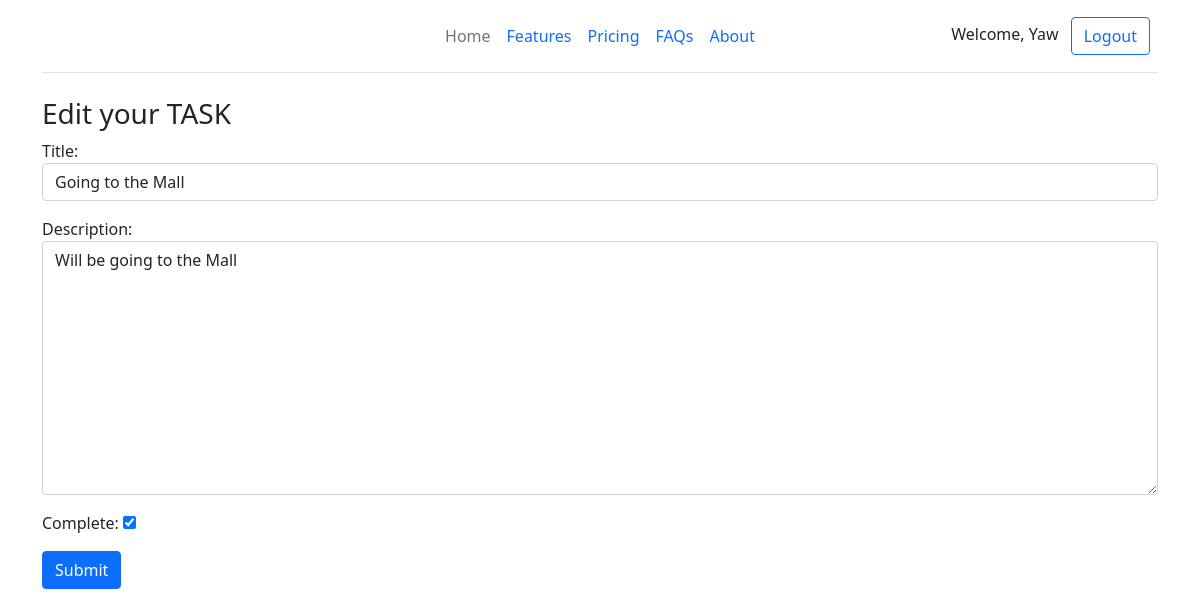
The page /update/1/ (signed in) on the database its author committed.
### base/models.py (models this page shows, shortened)
class Task(models.Model):
    user = models.ForeignKey(User,on_delete=models.CASCADE,null=True)
    title = models.CharField(max_length=200)
    description = models.TextField(null=False,blank=True)
    complete = models.BooleanField(default=False)
    created = models.DateTimeField(auto_now_add=True)
    class Meta:
        verbose_name = "Task"
        verbose_name_plural = "Task"
        ordering = ['complete']

### base/views.py (the view)
# urls.py: path("update/<int:pk>/", TaskUpdate.as_view(), name= "update"),
class TaskUpdate(LoginRequiredMixin,UpdateView):
    model = Task
    form_class = TaskForm
    template_name = "base/update.html"
    success_url = reverse_lazy('index')

### base/forms.py
class TaskForm(forms.ModelForm):
    class Meta:
        model = Task
        fields = ("title",'description','complete')
        widgets = {
            'title': forms.TextInput(attrs={'class': 'form-control','placeholder':'Enter your List Title'}) ,
            'description': forms.Textarea(attrs={'class': 'form-control','placeholder':'Enter your Description'}) ,
    }

### base/templates/base/update.html (shortened to what this page needs)
{% extends 'base/base.html' %}
{% block body %}
<h3>Edit your TASK</h3>
<form action="#" method="POST">
{{form.as_p}}
<button type="submit" class="btn btn-primary">Submit</button>
</form>
{% endblock body %}

### base/templates/base/base.html (shortened to what this page needs)
<!DOCTYPE html>
<html>
    <head>
        <link href="https://cdn.jsdelivr.net/npm/bootstrap@5.0.2/dist/css/bootstrap.min.css" rel="stylesheet">
    </head>
    <body>
        <div class="container">
            <header class="d-flex flex-wrap align-items-center justify-content-center justify-content-md-between py-3 mb-4 border-bottom">
                <div class="col-md-3 mb-2 mb-md-0">
                  <a href="/" class="d-inline-flex link-body-emphasis text-decoration-none">
                    <svg class="bi" width="40" height="32" role="img" aria-label="Bootstrap"><use xlink:href="#bootstrap"/></svg>
                  </a>
                </div>
                <ul class="nav col-12 col-md-auto mb-2 justify-content-center mb-md-0">
                  <li><a href="{% url 'index' %}" class="nav-link px-2 link-secondary">Home</a></li>
                  <li><a href="#" class="nav-link px-2">Features</a></li>
                  <li><a href="#" class="nav-link px-2">Pricing</a></li>
                  <li><a href="#" class="nav-link px-2">FAQs</a></li>
                  <li><a href="#" class="nav-link px-2">About</a></li>
                </ul>
                {% if user.is_authenticated %}
                <div class="col-md-3 text-end">
                    <span class="me-2">Welcome, {{request.user | capfirst}} </span>
                  <a type="button" href="{% url 'logout' %}" class="btn btn-outline-primary me-2">Logout</a>
                </div>
              </header>
              {% else %}
                <div class="col-md-3 text-end">
                  <a type="button" href="{% url 'login' %}" class="btn btn-outline-primary me-2">Login</a>
                </div>
              </header>
              {% endif %}
       {% block body %}
       {% endblock body %}
        </div>
    </body>
</html>

### rows shown on the page
Task: title "Going to the Mall", description "Will be going to the Mall", complete "☑"

### other values the page prints
{{ request.user | capfirst }} "Yaw"
